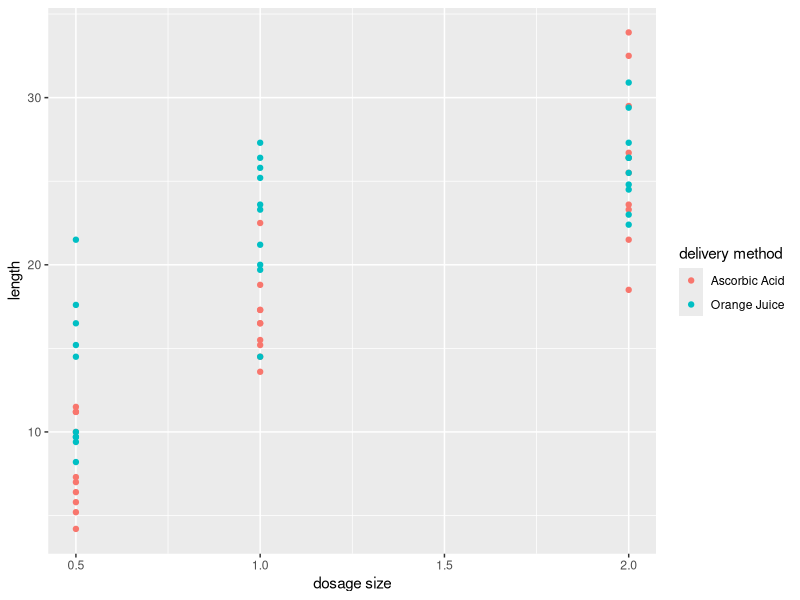

Recreate this plot in R.
## ---- chunk 1
library(datasets)
summary(ToothGrowth)
## ---- chunk 2
tidyTooth <- ToothGrowth
colnames(tidyTooth) <- c("length", "delivery method", "dosage size")
tidyTooth$`delivery method` <- as.character(tidyTooth$`delivery method`)
tidyTooth$`delivery method`[tidyTooth$"delivery method" == "OJ"] <-
  "Orange Juice"
tidyTooth$`delivery method`[tidyTooth$"delivery method" == "VC"] <-
  "Ascorbic Acid"
tidyTooth$`delivery method` <- as.factor(tidyTooth$`delivery method`)
## ---- chunk 3
library(ggplot2)
ggplot(data = tidyTooth) +
  geom_point(aes(x = `dosage size`, y = length, color = `delivery method`)) +
  labs(list(title = "Odontoblast Length Based on Vitamin C Dosage", x = "Dosage ( mg )",
            y = expression(paste("Odontoblast Length ( ", mu, "m )"))))
## ---- chunk 4
t.test(tidyTooth$length[tidyTooth$"delivery method" == "Ascorbic Acid"],
       tidyTooth$length[tidyTooth$"delivery method" == "Ascorbic Acid"],
       alternative = "two.sided", paired= FALSE)

